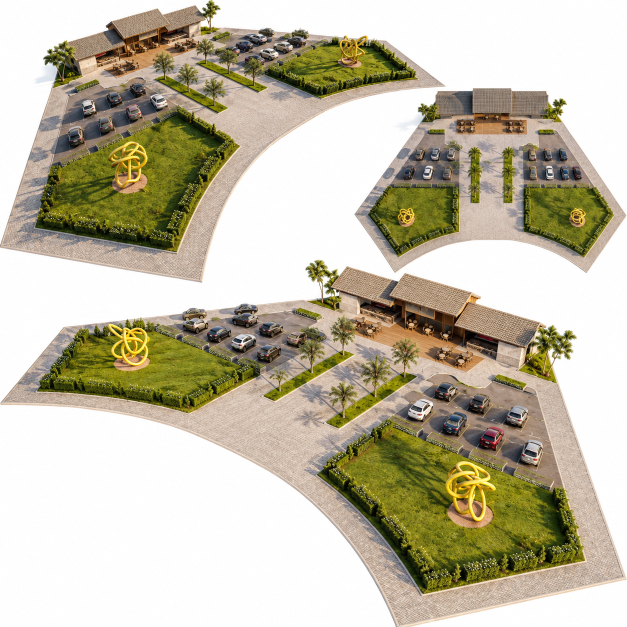
#> input picture assets/stylepacks/aerial-drone/samples/sample-01.png, 1254 x 1254 px (shown at 1/2 size)
$ python -i mask_convert.py   (imports and definitions only)
#> lines starting #> are read from the running program, lines starting #| are printed output that depends on the picture; after the words box and inside, x2 and y2 are one past the last pixel; in counts of white or black regions, pixels touching at a corner belong together
#!/usr/bin/env python3
"""Internal-standard mask <-> vendor mask conversion (Pillow only).

Internal standard: 8-bit grayscale ("L"), 255 = editable region, 0 = keep.

Vendor polarity table (design doc P7 / §6, exec_tests E3):
  grok       alpha0_edit   RGBA, alpha 0 = editable (measured on router grok-imagine-image-2.0)
  openai     alpha0_edit   RGBA, alpha 0 = editable (gpt-image edits; not reachable via router)
  flux       white_regen   L, white = regenerate
  stability  white_regen   L, white = inpaint (mode=mask)

API:  to_internal(path) -> PIL "L"          to_vendor(mask_L, vendor, size) -> PIL image
      dilate_feather(mask_L, dilate_px, feather_px) -> PIL "L"
CLI:  python3 scripts/mask_convert.py --in m.png --out m_grok.png --vendor grok
        [--size WxH | --match base.png] [--dilate 12] [--feather 6]
Selftest: --selftest
"""
from __future__ import annotations

import argparse
import sys
from pathlib import Path

from PIL import Image, ImageChops, ImageFilter, ImageOps

POLARITY = {
    "grok": "alpha0_edit",
    "openai": "alpha0_edit",
    "flux": "white_regen",
    "stability": "white_regen",
}


def to_internal(path) -> Image.Image:
    """Load any mask file and normalise to L (255=edit).

    RGBA with a non-opaque alpha channel → transparent pixels are the edit region
    (vendor alpha0 convention). Anything else → luminance, white (>=128) = edit.
    """
    return to_internal_image(Image.open(path))


# [23 lines left out: functions dilate_feather, to_vendor, not called in this run]


def _parse_size(s: str):
    w, h = s.lower().split("x")
    return int(w), int(h)


# [15 lines left out: function _selftest, not called in this run]


def to_internal_image(im: Image.Image) -> Image.Image:
    """to_internal() for an already-open PIL image (used by selftest and render.py)."""
    if im.mode in ("RGBA", "LA") and im.getchannel("A").getextrema()[0] < 255:
        return ImageOps.invert(im.getchannel("A")).point(lambda v: 255 if v >= 128 else 0)
    return im.convert("L").point(lambda v: 255 if v >= 128 else 0)
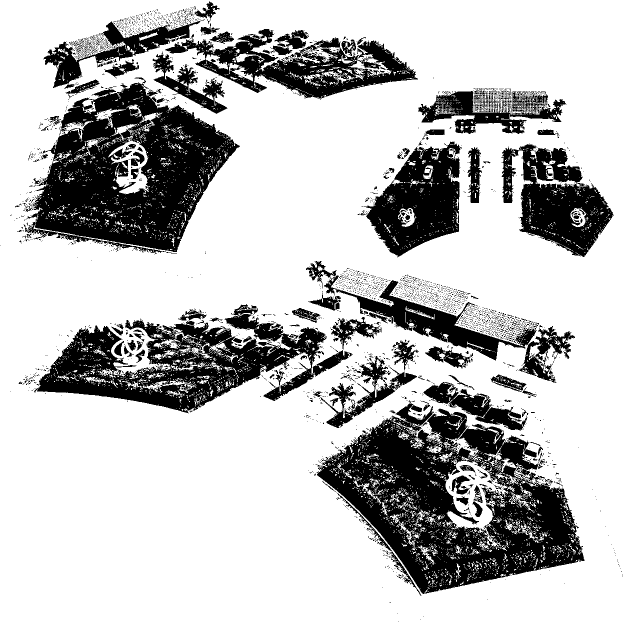
#> returned value: PIL image 1254x1254 L (shown at 1/2 size); 74.8% white; 3377 black regions (3201 under 20 px), largest, box (x1, y1, x2, y2) and area: (631, 807, 1170, 1188) 94620, (50, 165, 480, 509) 78540, (68, 608, 706, 827) 54051


# [22 lines left out: function main, not called in this run]


# [2 lines not run here, left out]

>>> result = to_internal('../assets/stylepacks/aerial-drone/samples/sample-01.png')
